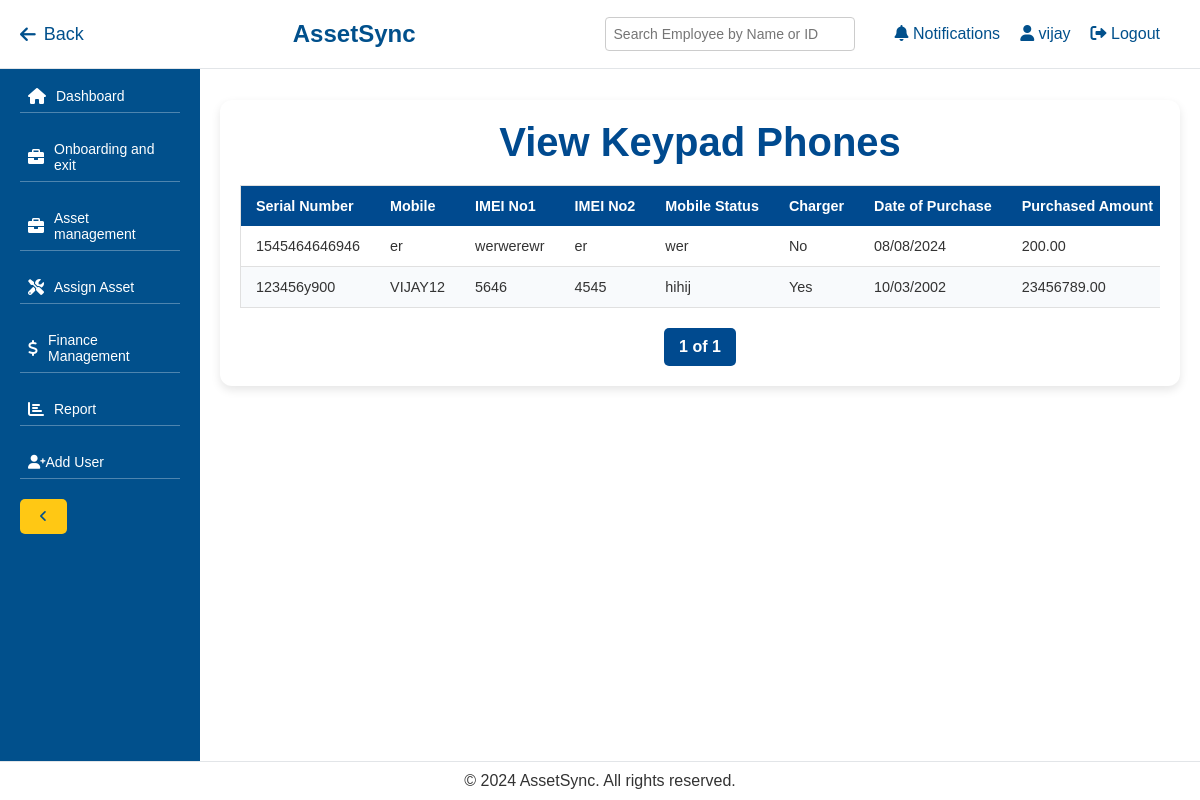
The page /view-asset/keypad-phones/ (signed in) on the database its author committed.
### management/models.py (models this page shows, shortened)
class KeypadPhone(models.Model):
    serial_number = models.CharField(max_length=100)
    mobile = models.CharField(max_length=100)
    imei_no1 = models.CharField(max_length=50)
    imei_no2 = models.CharField(max_length=50)
    mobile_status = models.CharField(max_length=50)
    charger = models.BooleanField(default=False)
    date_of_purchase = models.DateField()
    purchased_amount = models.DecimalField(max_digits=10, decimal_places=2)
    warranty_details = models.CharField(max_length=255)
    warranty_date = models.DateField()
    remarks = models.TextField(blank=True, null=True)
    employee = models.ForeignKey(Employee, on_delete=models.SET_NULL, null=True, blank=True, related_name='keypad_phones')

### management/views.py (the view)
# urls.py: path('view-asset/keypad-phones/', views.view_keypadphones, name='view_keypadphones'),
@login_required
def view_keypadphones(request):
    keypadphones_list = KeypadPhone.objects.all()
    paginator = Paginator(keypadphones_list, 10)  # Show 10 keypad phones per page
    page_number = request.GET.get('page')
    keypadphones = paginator.get_page(page_number)
    return render(request, 'management/view_keypadphones.html', {'keypadphones': keypadphones})

### management/templates/management/view_keypadphones.html (shortened to what this page needs)
{% extends 'management/base.html' %}
{% block content %}
<div class="container">
    <h2>View Keypad Phones</h2>
    <div class="table-container">
        <table>
            <thead>
                <tr>
                    <th>Serial Number</th>
                    <th>Mobile</th>
                    <th>IMEI No1</th>
                    <th>IMEI No2</th>
                    <th>Mobile Status</th>
                    <th>Charger</th>
                    <th>Date of Purchase</th>
                    <th>Purchased Amount</th>
                </tr>
            </thead>
            <tbody>
                {% for keypadphone in keypadphones %}
                <tr>
                    <td>{{ keypadphone.serial_number }}</td>
                    <td>{{ keypadphone.mobile }}</td>
                    <td>{{ keypadphone.imei_no1 }}</td>
                    <td>{{ keypadphone.imei_no2 }}</td>
                    <td>{{ keypadphone.mobile_status }}</td>
                    <td>{{ keypadphone.charger|yesno:"Yes,No" }}</td>
                    <td>{{ keypadphone.date_of_purchase|date:"d/m/Y" }}</td>
                    <td>{{ keypadphone.purchased_amount }}</td>
                </tr>
                {% empty %}
                <tr>
                    <td colspan="12">No keypad phones found.</td>
                </tr>
                {% endfor %}
            </tbody>
        </table>
    </div>
    <div class="pagination">
        <span class="current">{{ keypadphones.number }} of {{ keypadphones.paginator.num_pages }}</span>
    </div>
</div>
{% endblock %}

### management/templates/management/base.html (shortened to what this page needs)
{% load static %}
<!DOCTYPE html>
<html lang="en">
<head>
    <link rel="stylesheet" href="https://cdnjs.cloudflare.com/ajax/libs/font-awesome/6.0.0-beta3/css/all.min.css">
</head>
<body>
    <header>
        <a href="javascript:history.back()" class="back-btn"><i class="fas fa-arrow-left"></i> Back</a>
        <h1>AssetSync</h1>
        <div class="user-options">
            <div class="search-box">
                <input type="text" id="employeeSearch" placeholder="Search Employee by Name or ID" oninput="searchEmployee()">
            </div>
            <a href="#"><i class="fas fa-bell"></i> Notifications</a>
            <a href="#"><i class="fas fa-user"></i> {{ request.user.username }}</a>
            <form id="logout-form" action="{% url 'logout' %}" method="post" style="display:inline;">
                <button type="submit" class="btn" style="background:none; border:none; color: var(--primary-color); font-size: 16px; cursor: pointer;">
                    <i class="fas fa-sign-out-alt"></i> Logout
                </button>
            </form>
        </div>
    </header>
    <aside id="sidebar">
        <nav>
            <ul>
                <li class="{% if request.resolver_match.url_name == 'dashboard' %}active{% endif %}">
                    <a href="{% url 'dashboard' %}"><i class="fas fa-home icon"></i> <span class="text">Dashboard</span></a>
                </li>
                <li>
                    <a href="#" onclick="toggleDropdown(event)"><i class="fas fa-briefcase icon"></i> <span class="text">Onboarding and exit</span></a>
                </li>
                <li>
                    <a href="#" onclick="toggleDropdown(event)"><i class="fas fa-briefcase icon"></i> <span class="text">Asset management</span></a>
                </li>
                <li><a href="{% url 'assign_asset' %}"><i class="fas fa-tools icon"></i> <span class="text">Assign Asset</span></a></li>
                <li><a href="{% url 'finance_module' %}"><i class="fas fa-dollar-sign icon"></i> <span class="text">Finance Management</span></a></li>
                <li><a href="{% url 'report' %}"><i class="fas fa-chart-bar icon"></i> <span class="text">Report</span></a></li>
                <li><a href="{% url 'add_user' %}"><i class="fas fa-user-plus"></i> Add User</a></li>
            </ul>
        </nav>
        <button class="toggle-btn" onclick="toggleSidebar()"><i class="fas fa-angle-left"></i></button>
    </aside>
    <main>
        {% block content %}{% endblock %}
    </main>
    <footer>
        <p>&copy; 2024 AssetSync. All rights reserved.</p>
    </footer>
</body>
</html>

### management/templates/management/base.html (style rules this page uses)
:root { --primary-color: #01508c; --secondary-color: #ffc814; --light-blue-color: #e9f7ff; --white-color: #ffffff; --text-color: #333333; --line-color: rgba(255, 255, 255, 0.3); --collapsed-width: 50px; --expanded-width: 200px; --dropdown-bg-color: #ffffff; --dropdown-hover-bg-color: #f1f1f1; --dropdown-border-color: #e0e0e0; }
* { margin: 0; padding: 0; box-sizing: border-box; }
body { font-family: Arial, sans-serif; background-color: var(--light-blue-color); color: var(--text-color); }
header { position: fixed; top: 0; left: 0; width: 100%; background-color: var(--white-color); border-bottom: 1px solid #e2e5e8; padding: 15px 20px; display: flex; justify-content: space-between; align-items: center; z-index: 1000; }
header h1 { color: var(--primary-color); font-size: 24px; }
header .user-options { display: flex; align-items: center; }
header .user-options a { color: var(--primary-color); margin-left: 20px; text-decoration: none; font-size: 16px; transition: color 0.3s; }
.search-box { position: relative; margin-right: 20px; }
.search-box input[type="text"] { padding: 8px; font-size: 14px; width: 250px; border-radius: 4px; border: 1px solid #ccc; }
.back-btn { font-size: 18px; margin-right: 20px; cursor: pointer; color: var(--primary-color); text-decoration: none; display: flex; align-items: center; }
.back-btn i { margin-right: 8px; }
aside { position: fixed; top: 60px; bottom: 0; left: 0; width: var(--expanded-width); background-color: var(--primary-color); color: var(--white-color); padding: 20px; overflow-y: auto; transition: width 0.3s ease; z-index: 999; }
aside nav ul { list-style-type: none; }
aside nav ul li { margin-bottom: 20px; position: relative; }
aside nav ul li a { color: var(--white-color); text-decoration: none; display: flex; align-items: center; padding: 8px; font-size: 14px; background-color: var(--primary-color); border-bottom: 1px solid var(--line-color); transition: background-color 0.3s, color 0.3s; }
aside nav ul li a .icon { margin-right: 10px; font-size: 16px; }
main { margin-left: var(--expanded-width); padding: 80px 20px; min-height: 100vh; background-color: var(--white-color); transition: margin-left 0.3s ease; }
footer { position: fixed; bottom: 0; left: 0; width: 100%; background-color: var(--white-color); border-top: 1px solid #e2e5e8; color: var(--text-color); text-align: center; padding: 10px 0; z-index: 1000; }
button, .btn { background-color: var(--secondary-color); color: var(--primary-color); border: none; padding: 10px 20px; border-radius: 5px; cursor: pointer; transition: background-color 0.3s, color 0.3s; }
aside { overflow-y: auto; }

### management/templates/management/view_keypadphones.html (style rules this page uses)
body { font-family: 'Poppins', sans-serif; background-color: #f0f2f5; }
.container { max-width: 100%; margin: 20px auto; padding: 20px; background-color: #ffffff; border-radius: 12px; box-shadow: 0 4px 10px rgba(0, 0, 0, 0.1); }
h2 { font-size: 2.5rem; color: #004a8f; font-weight: 700; text-align: center; margin-bottom: 20px; }
.table-container { overflow-x: auto; margin-bottom: 20px; }
table { width: 100%; border-collapse: collapse; background-color: #ffffff; table-layout: auto; border: 1px solid #e0e0e0; border-radius: 8px; box-shadow: 0 2px 6px rgba(0, 0, 0, 0.1); }
th, td { padding: 12px 15px; text-align: left; font-size: 0.9rem; white-space: nowrap; }
th { background-color: #004a8f; color: #ffffff; font-weight: bold; }
td { color: #333; border-bottom: 1px solid #e0e0e0; }
tbody tr:nth-child(even) { background-color: #f8fafc; }
.pagination { display: flex; justify-content: center; margin-top: 20px; }
.pagination .current { background-color: #004a8f; color: #ffffff; font-weight: bold; padding: 10px 15px; margin: 0 5px; border-radius: 5px; }

### rows shown on the page
KeypadPhone: serial_number "1545464646946", mobile "er", imei_no1 "werwerewr", imei_no2 "er", mobile_status "wer", charger "No", date_of_purchase "08/08/2024", purchased_amount "200.00"
KeypadPhone: serial_number "123456y900", mobile "VIJAY12", imei_no1 "5646", imei_no2 "4545", mobile_status "hihij", charger "Yes", date_of_purchase "10/03/2002", purchased_amount "23456789.00"

### other values the page prints
{{ request.user.username }} "vijay"
{{ keypadphones.number }} "1"
{{ keypadphones.paginator.num_pages }} "1"
